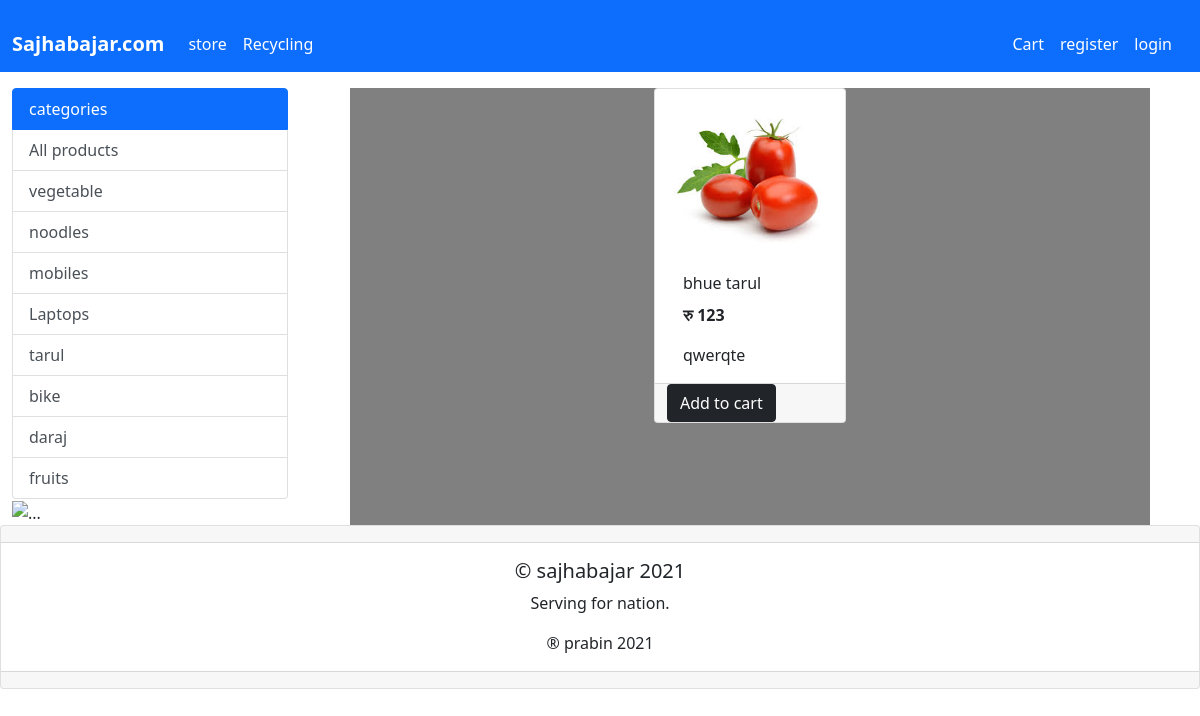
The app's page /?category=5 with its own data.
### store/models/category.py (models this page shows, shortened)
class Category(models.Model):
    name=models.CharField(max_length=20)
    @staticmethod
    def get_all_categories():
        return Category.objects.all()

### store/models/product.py (models this page shows, shortened)
class Product(models.Model):
    name=models.CharField(max_length=200)
    price = models.IntegerField()
    category=models.ForeignKey(Category,on_delete=models.CASCADE ,default=1)
    discription = models.CharField(max_length=300)
    image = models.ImageField(upload_to="uploads/products/")
    @staticmethod
    def get_all_products_by_id(category_id):
        if category_id:
            return Product.objects.filter(category= category_id)
        else:
            return Product.objects.all()

### store/views/home_views.py (the view, shortened to what this page needs)
# urls.py: path('', Index.as_view(), name="homepage"),
class Index(View):
    def get(self, request):
        products = None
        cart=request.session.get("cart")
        if not cart:
            request.session.cart={}
        categories = Category.get_all_categories()
        messages = Message.get_all_message()
        categoryID = request.GET.get('category')
        if categoryID:
            products = Product.get_all_products_by_id(categoryID)
        else:
            products = Product.get_all_products()
        welcome = str(request.session.get('name'))
        data = {}
        data['products'] = products
        data['categories'] = categories
        data['messages'] = messages
        data['name'] = name
        data['welcome'] = welcome
        print("your pnone is " + str(request.session.get("phone")))
        print("your id is " + str(request.session.get("id")))
        print("your id is " + str(request.session.get("name")))
        return render(request, 'home.html', data)

### store/models/message.py (called while the page is built)
    @staticmethod
    def get_all_message():
        return Message.objects.all()

### store/templatetags/cart.py (called while the page is built)
@register.filter(name='is_in_cart')
def is_in_cart(product, cart):
   keys= cart.keys()
   for id in keys:
      if int(id) == product.id:
         return True
   return False

### store/templatetags/custom.py (called while the page is built)
@register.filter(name='currency')
def currency(number):
   return "रु "+str(number)

### store/templates/home.html (shortened to what this page needs)
{% extends 'base.html'%}
{% block content %}
{% load cart %}
{%load custom%}
<div class="container-fluid mt-3">
   <div class="row">
       <div class ='col-lg-3 mx-100'>
           <ul class="list-group">
            <li class="list-group-item active">categories</li>
            <a href="/" class="list-group-item
                list-group-item-action">All products</a>
               {%for category in categories %}
                <a href="/?category={{category.id}}" class="list-group-item
                list-group-item-action">{{category.name}}</a>
              {% endfor %}
           </ul>
                <div>
                    <img src="{{message.sale_image.url}}" class="img" alt="...">
                </div>
       </div>
       <div id ='products 'class='col-lg-8 mx-auto' style="background-color:grey;" >
         <div class="row mx-auto">
              {% for product in products %}
              <div class="card mx-auto " id='{{product.id}}'style="width: 12rem;,length: 15rem;">
                  <img src="{{product.image.url}}" class="card-img-top" alt="...">
                  <div class="card-body">
                     <p class="card-title">{{product.name}}</p>
                     <p class="card-text"><b>{{product.price|currency}}</b></p>
                     <p class="card-text">{{product.discription}}</p>
                       </div>
                       <div class="card-footer p-0 row no-gutters">
                        {% if product|is_in_cart:request.session.cart%}
                        <form action="/#{{product.id}}" class="mx-auto" method="POST">
                          {% csrf_token %}
                           <input hidden type="text" name='product_id' class='mx-auto'value='{{product.id}}'>
                           <input hidden type="text" name='remove' class='mx-auto'value='True'>
                           <input  type='submit' value="subtract" class ="mx-auto btn btn-block btn-primary">
                           </form>
                          <div class="text-centre mx auto">{{product|cart_quantity:request.session.cart}} in cart</div>
                          <form action="/#{{product.id}}" class="mx-auto" method="POST">
                           {% csrf_token %}
                            <input hidden type="text" name='product_id'class='mx-auto' value='{{product.id}}'>
                            <input  type='submit' value="Addition" class ="mx-auto btn btn-block btn-primary">
                            </form>
                       {% else %}
                            <form action="/#{{product.id}}" method="POST">
                             <input  type='submit' class="btn btn-dark" value="Add to cart">
                            </form>
                       {%endif%}
                      </div>
              </div>
            {% endfor %}
           </div>
     </div>
   </div>
 </div>
   {%endblock%}

### records on screen
Category: name "vegetable"
Category: name "noodles"
Category: name "mobiles"
Category: name "Laptops"
Category: name "tarul"
Category: name "bike"
Category: name "daraj"
Category: name "fruits"
Product: image (picture), name "bhue tarul", price "रु 123", discription "qwerqte"
